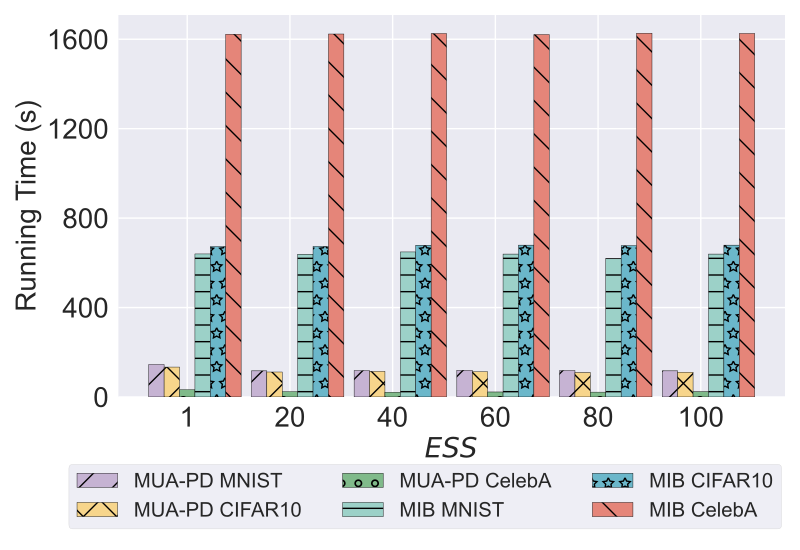

Python code for this plot:
import matplotlib.pyplot as plt
import numpy as np

# user num = 50
labels = ['1', '20', '40', '60', '80', '100']
#unl_fr = [10*10*0.22 *5, 10*10*0.22*5, 10*10*0.22 *5, 10*10*0.22*5 , 10*10*0.22*5  , 10*10*0.22*5  ]



unl_muv_MNIST = [145.4497, 116.9057  , 118.2206 , 119.850, 118.458, 116.92136]
unl_mib_MNIST = [639.6597 , 638.42  , 648.6431 , 638.9856858, 620, 639]

unl_muv_CIFAR = [133.75, 111.596  , 114.632 , 112.850, 109.458, 110.83 ]
unl_mib_CIFAR = [672.6597 , 673.42  , 678.6431 , 678.9856858, 677, 679]

unl_muv_CelebA = [32.3621, 23.749 , 21.41661, 22.37170, 21.5619, 23.5819]
unl_mib_CelebA = [1622.582  , 1623.4467 , 1625.5774, 1620.929, 1627.0406, 1625.699]



for i in range(len(labels)):
    unl_muv_MNIST[i] = unl_muv_MNIST[i]
    unl_mib_MNIST[i] = unl_mib_MNIST[i]
    unl_muv_CIFAR[i] = unl_muv_CIFAR[i]
    unl_mib_CIFAR[i] = unl_mib_CIFAR[i]
    unl_muv_CelebA[i] = unl_muv_CelebA[i]
    unl_mib_CelebA[i] = unl_mib_CelebA[i]


x = np.arange(len(labels))  # the label locations
width = 0.9 # the width of the bars
# no_noise = np.around(no_noise,0)
# samping = np.around(samping,0)
# ldp = np.around(ldp,0)

plt.style.use('seaborn')
plt.figure()
#plt.subplots(figsize=(8, 5.3))
plt.bar(x - width /6 - width / 6 , unl_muv_MNIST, width=width/6, label='MUA-PD MNIST', color='#C6B3D3', edgecolor='black', hatch='/')

plt.bar(x - width / 6 , unl_muv_CIFAR, width=width/6,  label='MUA-PD CIFAR10', color='#F7D58B', edgecolor='black' , hatch='x')
plt.bar(x , unl_muv_CelebA, width=width/6, label='MUA-PD CelebA', color='#80BA8A', edgecolor='black', hatch='o')


plt.bar(x + width / 6  , unl_mib_MNIST,   width=width/6, label='MIB MNIST', color='#9CD1C8', edgecolor='black',  hatch='-')

plt.bar(x + width / 6 + width/6 , unl_mib_CIFAR, width=width/6, label='MIB CIFAR10', color='#6BB7CA', edgecolor='black', hatch='*')


plt.bar(x + width / 6 + width / 6 + width/6  , unl_mib_CelebA,   width=width/6, label='MIB CelebA', color='#E58579', edgecolor='black', hatch='\\')
# plt.bar(x - width / 8 - width / 16, unl_vib, width=0.168, label='PriMU$_{w}$', color='cornflowerblue', hatch='*')
# plt.bar(x + width / 8, unl_self_r, width=0.168, label='PriMU$_{w/o}$', color='g', hatch='x')
# plt.bar(x + width / 2 - width / 8 + width / 16, unl_hess_r, width=0.168, label='HBFU', color='orange', hatch='\\')


# plt.bar(x - width / 2.5 ,  unl_br, width=width/3, label='VBU', color='orange', hatch='\\')
# plt.bar(x,unl_self_r, width=width/3, label='RFU-SS', color='g', hatch='x')
# plt.bar(x + width / 2.5,  unl_hess_r, width=width/3, label='HBU', color='tomato', hatch='-')


# Add some text for labels, title and custom x-axis tick labels, etc.
plt.ylabel('Running Time (s)', fontsize=20)
# ax.set_title('Performance of Different Users n')
plt.xticks(x, labels, fontsize=20)
# ax.set_xticklabels(labels,fontsize=15)

my_y_ticks = np.arange(0, 1650, 400)
plt.yticks(my_y_ticks, fontsize=20)
# ax.set_yticklabels(my_y_ticks,fontsize=15)
# plt.grid(axis='y')
# plt.legend(loc='upper left', fontsize=20)
plt.legend( frameon=True, facecolor='#EAEAF2', loc='best', bbox_to_anchor=(1.01, -0.15),
           ncol=3, fontsize=14.6,)

# mode="expand",  columnspacing=1.0,  borderaxespad=0., framealpha=0.5,handletextpad=0.5
#title = 'Methods and Datasets',

plt.xlabel('$\it{ESS}$' ,fontsize=20)
# ax.bar_label(rects1, padding=1)
# ax.bar_label(rects2, padding=3)
# ax.bar_label(rects3, padding=3)

plt.tight_layout()

plt.rcParams['figure.figsize'] = (2.0, 1)
plt.rcParams['image.interpolation'] = 'nearest'
plt.rcParams['figure.subplot.left'] = 0.11
plt.rcParams['figure.subplot.bottom'] = 0.08
plt.rcParams['figure.subplot.right'] = 0.977
plt.rcParams['figure.subplot.top'] = 0.969
plt.savefig('mnist_rt_sample_size_bar.pdf', format='pdf', dpi=200)
plt.show()
